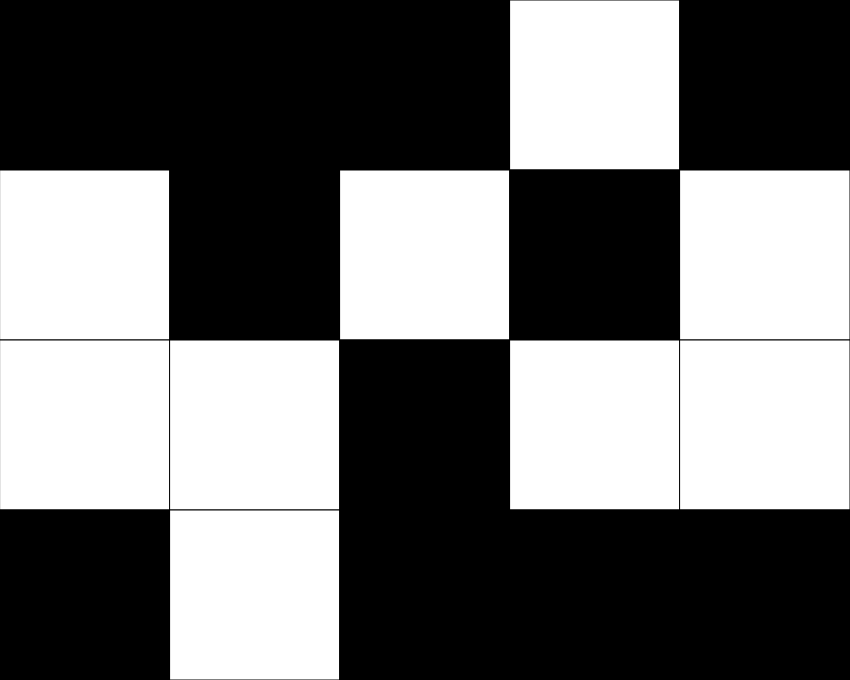
Frame 1 (no input)
Frame 60 (no input): identical to frame 1, image omitted
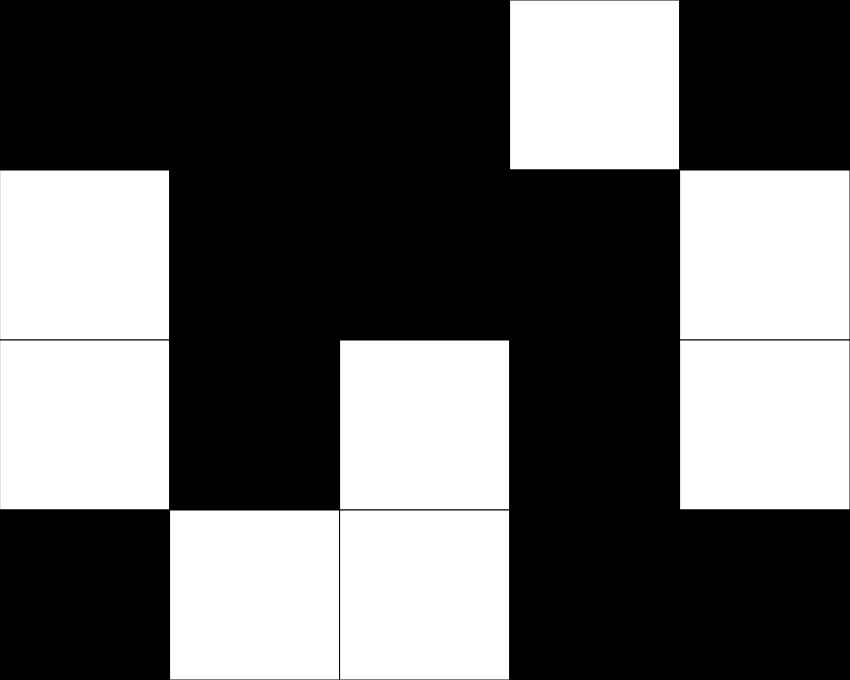
Frame 120 (the mouse pressed at the canvas centre since frame 60)

The p5.js sketch that drew these frames (run headless with seeded random() and noise() and a simulated clock; from frame 60 on, the mouse is pressed at the canvas centre):

// p5.js sketch
// ── sketch.js
// 2D Array Basics
// Mr. Scott
// Nov 3, 2025

// 0 (black)     255 (white)
// grid is 5 x 4 in dimension

let grid = [
  [0, 0, 0, 255, 0],
  [255, 0, 255, 0, 255],
  [255, 255, 0, 255, 255],
  [0, 255, 0, 0, 0]
];

let rows = grid.length;
let cols = grid[0].length;

let squareSize = 170;

function setup() {
  createCanvas(cols * squareSize, rows * squareSize);
  
}




function draw() {
  background(220);
  renderGrid();
  print(getCurrentX(), getCurrentY());
  
}


function winner(){
  if (grid = fill(0)){
    print("Winner!!!");
  }
}







  function mousePressed() {
    //flip current tile
    //upgrade: only do this if the mouse is on Canvas

    let x = getCurrentX();
    let y = getCurrentY();

    //ALWAYS: flip the "focused" tile
    flip(x, y);

    //IF THEY EXIST:
    //flip our NSEW neighbours (cross pattern)

    if (keyIsDown(SHIFT) === false) {

      if (x + 1 < cols) flip(x + 1, y);
      if (y - 1 >= 0) flip(x, y - 1);
      if (x - 1 < cols) flip(x - 1, y);
      if (y + 1 >= 0) flip(x, y + 1);
    }
  }





  function getCurrentX() {
    //determine current col of mouse position
    let constrainedX = constrain(mouseX, 0, width - 1);
    return floor(constrainedX / squareSize);
  }




  function getCurrentY() {
    //determine current row of mouse position
    let constrainedY = constrain(mouseY, 0, height - 1);
    return floor(constrainedY / squareSize);
  }






  function flip(x, y) {
    //takes a tile @ x,y and inverts its value
    if (grid[y][x] === 0) grid[y][x] = 255;
    else grid[y][x] = 0;
  }





  function renderGrid() {
    // interpret the information in the 2D array, and draw
    // a grid of square on the screen to reflect it.
    for (let y = 0; y < rows; y++) {
      for (let x = 0; x < cols; x++) {
        let fillColor = grid[y][x];
        fill(fillColor);
        square(x * squareSize, y * squareSize, squareSize);
      }
    }
  }
